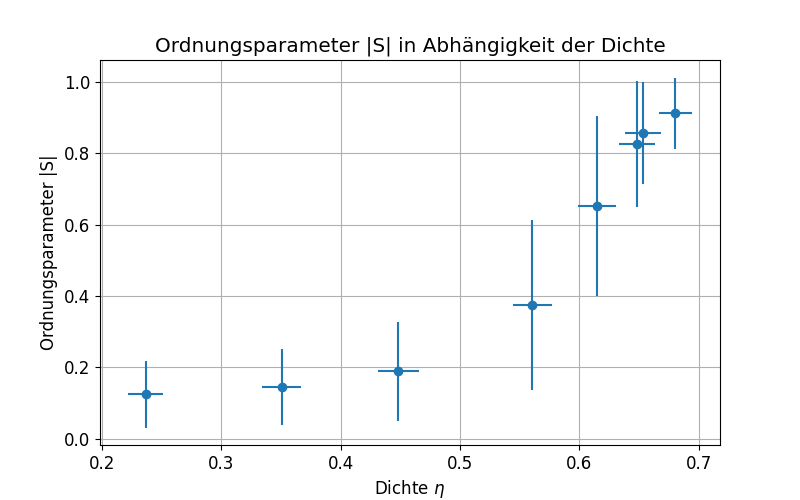

Recreate this plot in Python.
import pandas as pd
import matplotlib.pyplot as plt
import matplotlib
matplotlib.rcParams.update({'font.size': 12})

# Define the CSV files and corresponding titles
files_and_zs = [
    ('06_GK_Monte_Carlo/output/observables0.050000.csv', '0.05'),
    ('06_GK_Monte_Carlo/output/observables0.125000.csv', '0.125'),
    ('06_GK_Monte_Carlo/output/observables0.250000.csv', '0.25'),
    ('06_GK_Monte_Carlo/output/observables_1.csv', '0.56'),
    ('06_GK_Monte_Carlo/output/observables.csv', '0.84'),
    ('06_GK_Monte_Carlo/output/observables_2.csv', '1.1'),
    ('06_GK_Monte_Carlo/output/observables1.150000.csv', '1.15'),
    ('06_GK_Monte_Carlo/output/observables1.500000.csv', '1.5')
]

etas = []
eta_stds = []
Ordnungsparameter = []
S_stds = []

for file, z in files_and_zs:
    df = pd.read_csv(file, comment='#')
    etas.append(df['eta'].mean())
    eta_stds.append(df['eta'].std())
    S_abs = df['S'].abs()
    Ordnungsparameter.append(S_abs.mean())
    S_stds.append(S_abs.std())
    

fig = plt.figure(figsize=(8, 5))
# plt.scatter(zs, means)
plt.errorbar(etas, Ordnungsparameter, xerr=eta_stds, yerr=S_stds, fmt='o', capsize=5)
plt.xlabel("Dichte $\eta$")
plt.ylabel("Ordnungsparameter $|S|$")
plt.title("Ordnungsparameter $|S|$ in Abhängigkeit der Dichte")
plt.grid()
plt.savefig('06_GK_Monte_Carlo/output/ordnung_vs_dichte.png')
plt.close()
